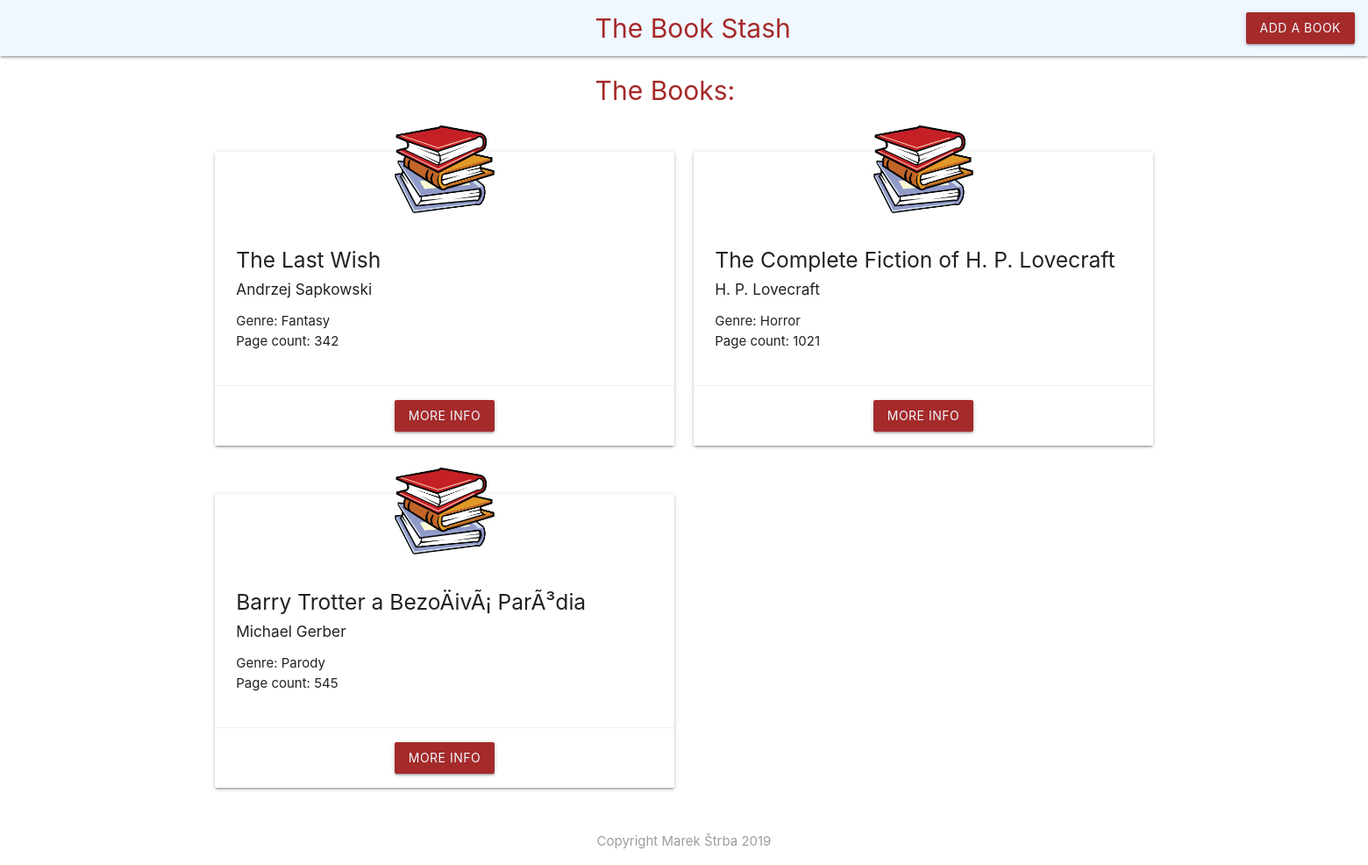
The app's page /books/index.php with its own data.
### tables this page shows
CREATE TABLE `books` (
  `id` int(11) NOT NULL,
  `email` varchar(255) NOT NULL,
  `title` varchar(255) NOT NULL,
  `Author` varchar(255) NOT NULL,
  `genre` varchar(255) NOT NULL,
  `pages` varchar(255) NOT NULL,
  `created_at` timestamp NOT NULL DEFAULT current_timestamp()
);

### books/index.php (the view, shortened to what this page needs)
<?php
    include('config/db_connect.php');
    $sql = 'SELECT title, author, genre, pages, id FROM books ORDER BY created_at';
    $result = mysqli_query($conn, $sql);
    $books = mysqli_fetch_all($result,MYSQLI_ASSOC);
?>
<!DOCTYPE html>
<html>
    <?php include('templates/header.php');?>
    <h4 class="books-text">The Books:</h4>
    <div class="container">
        <div class="row">
            <?php foreach($books as $book){?>
                <div class="col s6 md3">
                    <div class="card">
                        <img src="img/books.png" alt="books" class="pic">
                        <div class="card-content">
                            <h5><?php echo htmlspecialchars($book['title']);?></h5>
                            <h6><?php echo htmlspecialchars($book['author']);?></h6>
                            <ul>
                                <li><?php echo 'Genre: '.htmlspecialchars($book['genre']);?></li>
                                <li><?php echo 'Page count: '.htmlspecialchars($book['pages']);?></li>
                            </ul>
                        </div>
                        <div class="card-action center-align">
                            <a href="details.php?id=<?php echo $book['id']?>" class="btn books">More Info</a>
                        </div>
                    </div>
                </div>
            <?php }?>
        </div>
    </div>
    <?php include('templates/footer.php');?>
</html>

### books/templates/header.php (shortened to what this page needs)
<!DOCTYPE html>
<head>
    <link rel="stylesheet" href="https://cdnjs.cloudflare.com/ajax/libs/materialize/1.0.0/css/materialize.min.css">
</head>
<body>
    <nav class="navbar">
        <div>
            <a href="index.php" class="books-text">The Book Stash</a>
            <ul class="right hide-on-small-and-down">
                <li><a href="add.php" class="btn books">Add a Book</a></li>
            </ul>
        </div>
    </nav>

### books/templates/footer.php
<footer class="section">
    <div class="center grey-text">Copyright Marek Štrba 2019</div>
</footer>
</body>

### books/templates/header.php (style rules this page uses)
.books { background-color: brown; color: aliceblue; }
.books-text { position: relative; color: brown; left: 43.5%; font-size: 2em; }
.navbar { background-color: aliceblue; }
.pic { width: 150px; position:relative; margin: 40px auto -30px; display: block; top:-30px; }

### records on screen
books: title "The Last Wish", Author "Andrzej Sapkowski", genre "Fantasy", pages "342"
books: title "The Complete Fiction of H. P. Lovecraft", Author "H. P. Lovecraft", genre "Horror", pages "1021"
books: title "Barry Trotter a BezoÄivÃ¡ ParÃ³dia", Author "Michael Gerber", genre "Parody", pages "545"
